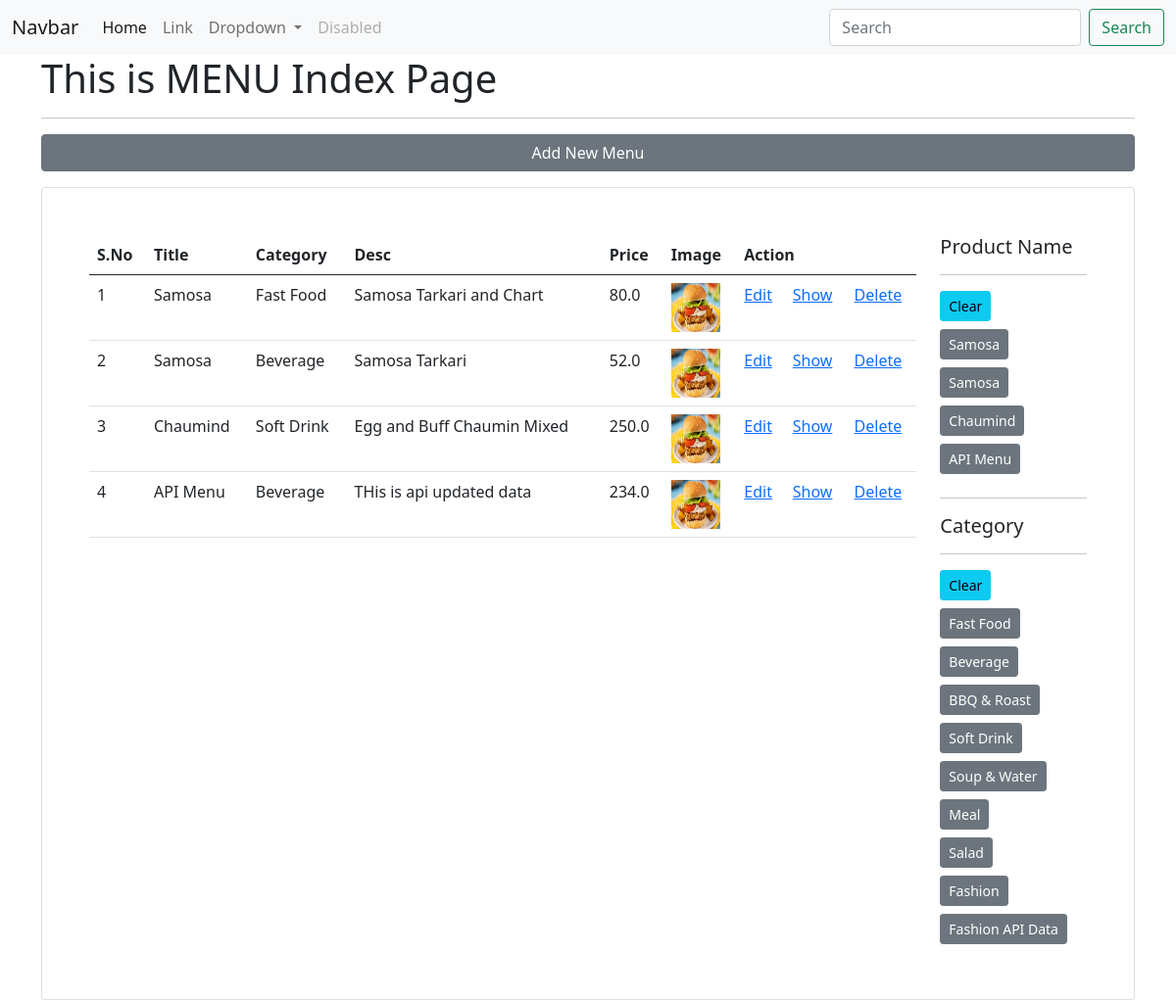
Page /menu/ (signed in) on the earlier database version.
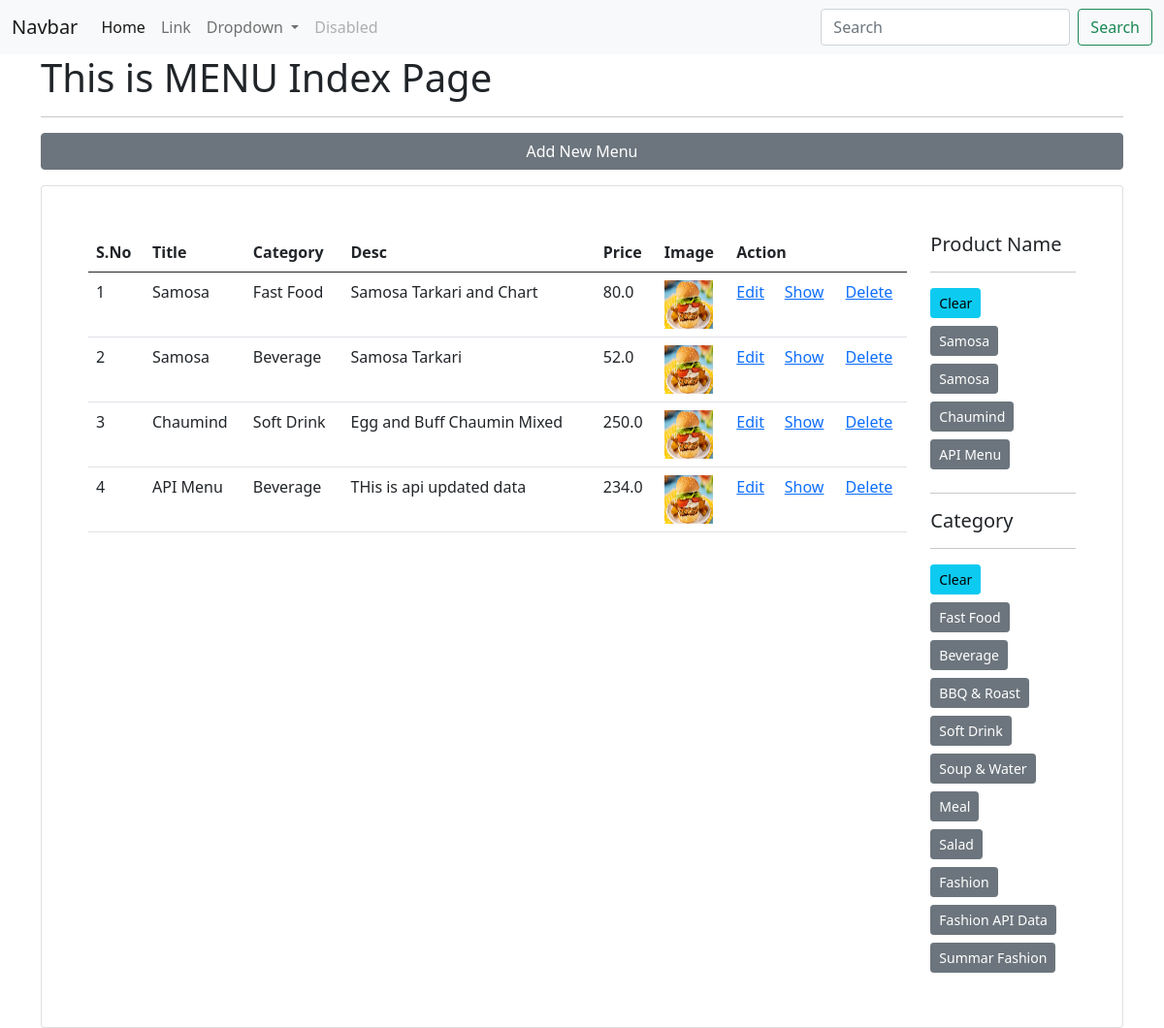
Same page on the later database version.
### app_restro/models.py (models this page shows, shortened)
class Menu(models.Model):
    menu_title = models.CharField(max_length=200)
    category_id = models.ForeignKey(Category, on_delete=models.CASCADE)
    menu_desc = models.CharField(max_length=200)
    menu_img = models.FileField(upload_to="menu/images/", blank=True)
    menu_ingredient = models.CharField(max_length=200)
    menu_price = models.FloatField()
    class Meta:
        db_table = "app_menus"

class Category(models.Model):
    category_name = models.CharField(max_length=200)
    class Meta:
        db_table = "app_categories"

### app_restro/views.py (the view)
# urls.py: path('menu/', views.menu_index, name='menu-list'),
@login_required(login_url='/authentication/login')
def menu_index(request):
    data = Menu.objects.all()
    categories = Category.objects.all()
    context = {"data": data, "categories": categories}
    if request.method == "POST":
        if request.POST.get('id') is not None:
            filter_list = Menu.objects.filter(id=request.POST.get('id'))
        elif request.POST.get('category_id') is not None:
            filter_list = Menu.objects.filter(category_id=request.POST.get('category_id'))
        context.update({"data": filter_list})
    return render(request, 'menus/index.html', context)

### templates/menus/index.html (shortened to what this page needs)
{% extends "layouts/master.html" %}
{% block content %}
<div class="container">
    <h1>This is MENU Index Page</h1>
    <hr>
    <a href="{% url 'menu-add' %}" class="btn btn-secondary col-12 mb-3">Add New Menu</a>
    <div class="card p-5">
        <div class="row">
            <div class="col-md-10">
                <table class="table table-hover">
                    <thead>
                        <th>S.No</th>
                        <th>Title</th>
                        <th>Category</th>
                        <th>Desc</th>
                        <th>Price</th>
                        <th>Image</th>
                        <th colspan="3">Action</th>
                    </thead>
                    <tbody>
                        {% for val in data %}
                        <tr>
                            <td>{{ forloop.counter }}</td>
                            <td>{{ val.menu_title }}</td>
                            <td>{{ val.category_id.category_name }}</td>
                            <td>{{ val.menu_desc }}</td>
                            <td>{{ val.menu_price }}</td>
                            <td><img src="{{ val.menu_img.url }}" alt="" width="50" height="50"></td>
                            <td><a href="{% url 'menu-edit' val.id %}">Edit</a></td>
                            <td><a href="{% url 'menu-show' val.id %}">Show</a></td>
                            <td><a href="{% url 'menu-delete' val.id %}">Delete</a></td>
                        </tr>
                        {% endfor %}
                    </tbody>
                </table>
            </div>
            <div class="col-md-2">
                <h5>Product Name</h5>
                <hr>
                <a href="{% url 'menu-list' %}" class="btn btn-sm btn-info mb-2" >Clear</a>
                {% for val in data %}
                <form action="{% url 'menu-list' %}" method="post">
                    <input type="submit" value="{{ val.menu_title }}" class="btn btn-sm btn-secondary mb-2">
                </form>
                {% endfor %}
                <hr>
                <h5>Category</h5>
                <hr>
                <a href="{% url 'menu-list' %}" class="btn btn-sm btn-info mb-2" >Clear</a>
                {% for val in categories %}
                <form action="{% url 'menu-list' %}" method="post">
                    <input type="submit" value="{{ val.category_name }}" class="btn btn-sm btn-secondary mb-2">
                </form>
                {% endfor %}
            </div>
        </div>
    </div>
</div>
{% endblock %}

Differences in the rows shown:
added Category: category_name "Summar Fashion"
